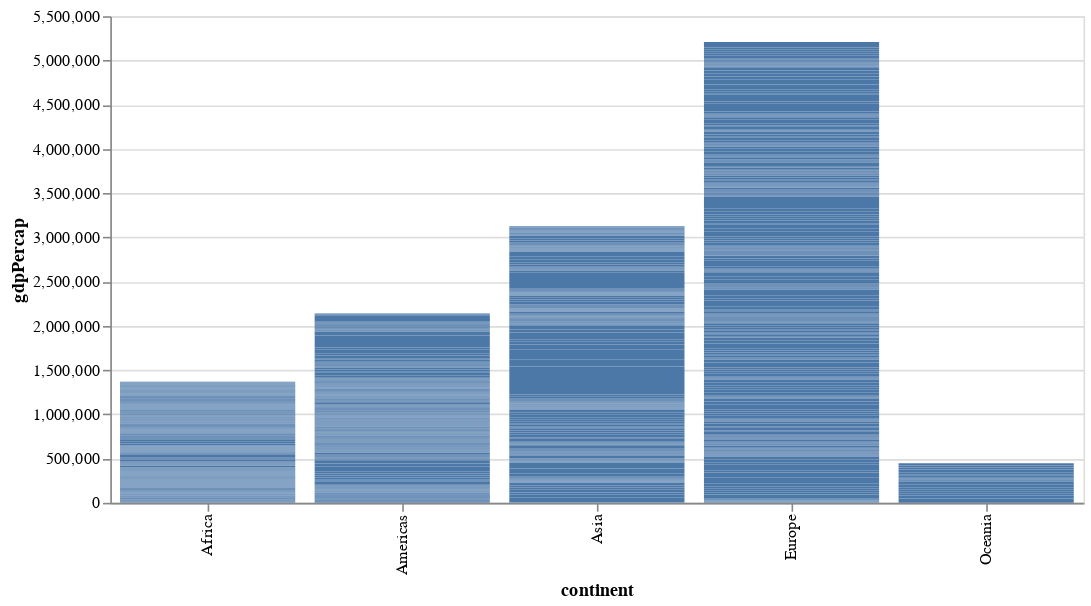

This figure's notebook cell:
### Code cell
# prompt: Using dataframe gapminder: plot the average gdpPercap by continent with title

import altair as alt
chart = alt.Chart(gapminder).mark_bar().encode(
    x='continent:N',
    y='mean(gdpPercap):Q',
).properties(title='Average GDP per Capita by Continent')
chart

### Figure 1 — Vega-Lite specification as saved in the notebook (floating-point values rounded to 4 significant figures; data arrays with more than 128 entries replaced by an {"elided": "..."} marker saying what was removed)
{"config": {"view": {"continuousWidth": 400, "continuousHeight": 300}}, "data": {"name": "data-443edd3e31ec0c06531a48544a8afb17"}, "mark": "bar", "encoding": {"x": {"field": "continent", "type": "nominal"}, "y": {"field": "gdpPercap", "type": "quantitative"}}, "width": 600, "$schema": "https://vega.github.io/schema/vega-lite/v4.17.0.json", "datasets": {"data-443edd3e31ec0c06531a48544a8afb17": {"elided": "1704 records"}}}
